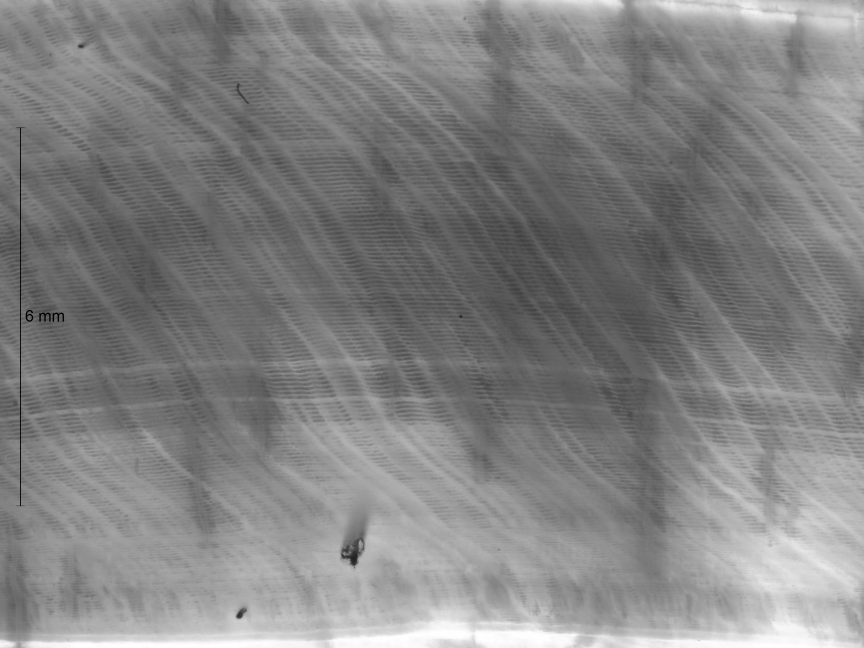
#> input picture BEL17-2-2_1.35x_haut0001.png, 2592 x 1944 px (shown at 1/3 size)
$ python detect_scale.py BEL17-2-2_1.35x_haut0001.png
#> lines starting #> are read from the running program, lines starting #| are printed output that depends on the picture; after the words box and inside, x2 and y2 are one past the last pixel; in counts of white or black regions, pixels touching at a corner belong together
#!/usr/bin/env python

#=================================================================
# Author: Patrick Brockmann CEA/DRF/LSCE - Feb 2021
#=================================================================

# Test detection of the scale
# Usage: ./detect_scale.py BEL17-2-2_1.35x_haut0001.png

#------------------------------------------------------------------
import sys, re, os
import numpy as np
import cv2
import pytesseract

#------------------------------------------------------------------
imageFileName = sys.argv[1]
print("File: ", imageFileName)

#------------------------------------------------------------------
img = cv2.imread(imageFileName)
#> img is the input picture: shape (1944, 2592, 3); mean B, G, R 130.4, 130.4, 130.4
gray = cv2.cvtColor(img, cv2.COLOR_BGR2GRAY)
mask = cv2.inRange(gray, 0, 0)
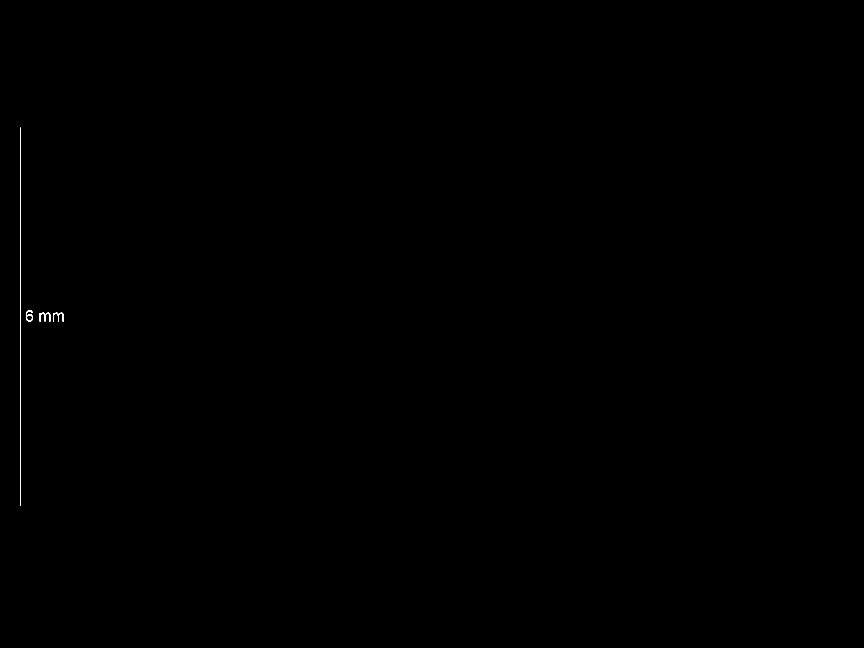
#> mask: shape (1944, 2592) (shown at 1/3 size); 0.06% white in thin lines or dots, all inside (x1, y1, x2, y2) = (60, 383, 191, 1518)

print("Writing mask.png")
cv2.imwrite('mask.png', mask)

# https://github.com/tesseract-ocr/tesseract/issues/1913
maskinv= cv2.bitwise_not(mask)
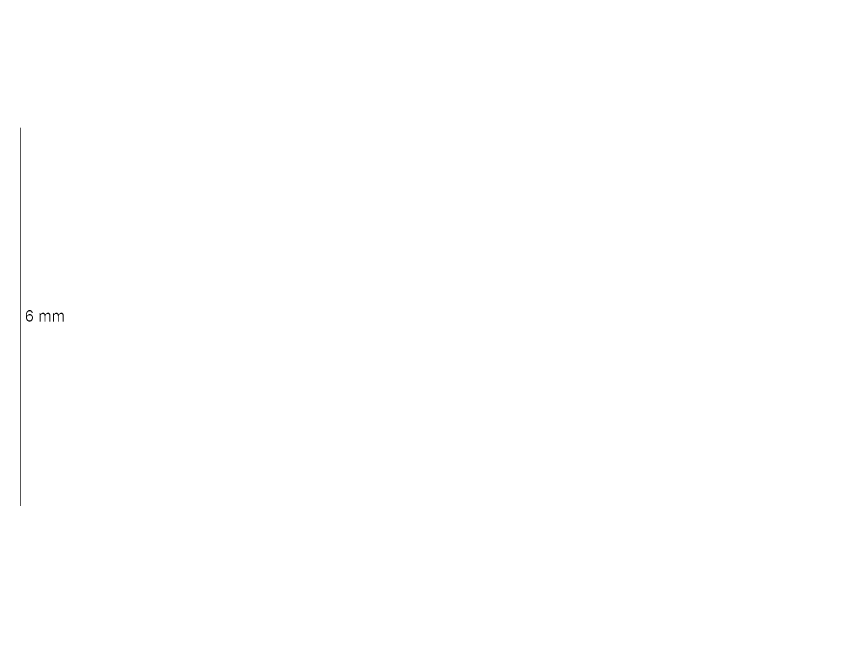
#> maskinv: shape (1944, 2592) (shown at 1/3 size); 99.9% white; black in thin lines or dots, all inside (x1, y1, x2, y2) = (60, 383, 191, 1518)
cv2.imwrite('maskinv.png', maskinv)

#------------------------------------------------------------------
try:
    scaleDetected = pytesseract.image_to_string(maskinv)
    matchObj = re.match(r'[^0-9]*([0-9]*)mm', scaleDetected.strip())
    scaleValue = float(matchObj.group(1))
    print("Detected scale value: ", scaleValue)
except:
    print("Detected scale value: not possible")

#------------------------------------------------------------------
fld = cv2.ximgproc.createFastLineDetector()
lines = fld.detect(mask)
#> lines = 18 rows, first 6: [59, 383, 59, 1517], [86.58, 928.6, 77.38, 938.4], [76.98, 940, 77.47, 957], [144.8, 936.5, 134.9, 941.8], [150.2, 964, 149.4, 939], [184.8, 936.5, 174.9, 941.8]
scaleLength = 0
for line in lines:
    point1 = np.array((line[0][0],line[0][1]))
    point2 = np.array((line[0][2],line[0][3]))
    length = np.linalg.norm(point1 - point2)
    #print(point1, point2, dist)
    if (length > scaleLength):
        scaleLength = int(length)
#> this loop made 18 passes
#> (point1, point2, length, scaleLength) on pass 1: ([59, 383], [59, 1517], 1134, 1134)
#> (point1, point2, length) on passes 2 to 7: ([86.58, 928.6], [77.38, 938.4], 13.45), ([76.98, 940], [77.47, 957], 17.02), ([144.8, 936.5], [134.9, 941.8], 11.18), ([150.2, 964], [149.4, 939], 25.02), ([184.8, 936.5], [174.9, 941.8], 11.18), ([190.2, 964], [189.4, 939], 25.02)
#> after the loop, scaleLength = 1134
print("Detected scale length in pixel: ", scaleLength)
#| Detected scale length in pixel:  1134

try:
    fld = cv2.ximgproc.createFastLineDetector()
    lines = fld.detect(mask)
    scaleLength = 0
    for line in lines:
        point1 = np.array((line[0][0],line[0][1]))
        point2 = np.array((line[0][2],line[0][3]))
        length = np.linalg.norm(point1 - point2)
        #print(point1, point2, dist)
        if (length > scaleLength):
            scaleLength = int(length)
#> after the loop, scaleLength = 1134
    print("Detected scale length in pixel: ", scaleLength)
#| Detected scale length in pixel:  1134
except:
    print("Detected scale length in pixel: not possible")

$ run again, with BEL17-1-4m.png copied over BEL17-2-2_1.35x_haut0001.png
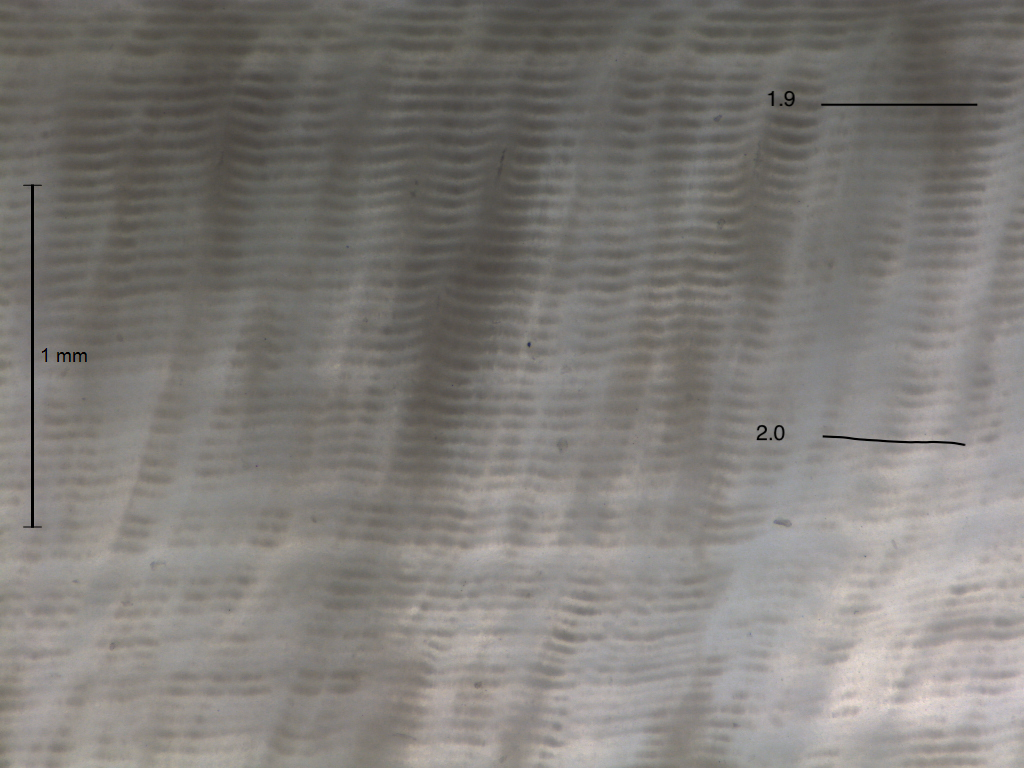
#> input picture BEL17-1-4m.png, 1024 x 768 px
#> img is the input picture: shape (768, 1024, 3); mean B, G, R 120.6, 124.5, 127.8
#> `mask = cv2.inRange(gray, 0, 0)`:
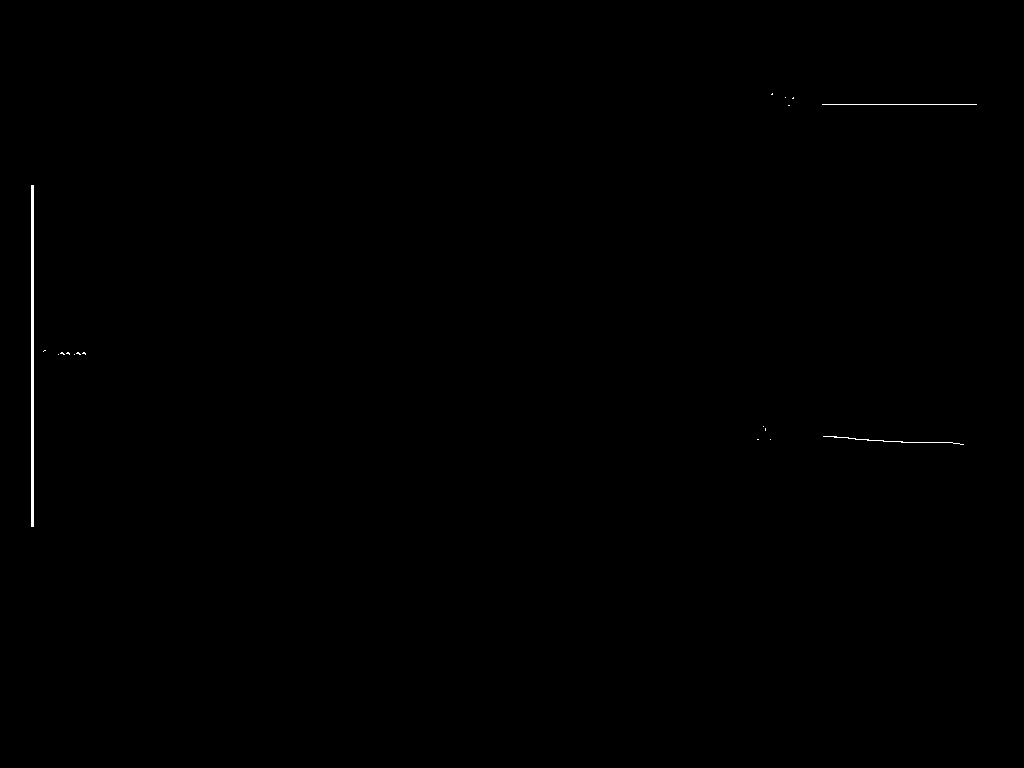
#> mask: shape (768, 1024); 0.18% white; 18 white regions (15 under 20 px), largest, box (x1, y1, x2, y2) and area: (31, 185, 34, 527) 1026, (822, 104, 977, 105) 155, (823, 436, 964, 445) 151
#> lines = 13 rows, first 6: [976, 103, 823, 103], [822, 105, 975, 105], [33.01, 526, 32.99, 184], [30.01, 185, 30.01, 526], [867, 438.3, 824, 434.6], [823, 437, 834, 437]
#> the loop `for line in lines:` made 13 passes
#> (point1, point2, length, scaleLength) on passes 1, 3: ([976, 103], [823, 103], 153, 153), ([33.01, 526], [32.99, 184], 342, 342)
#> after the loop `for line in lines:`: scaleLength = 342
#| Detected scale length in pixel:  342
#| Detected scale length in pixel:  342
